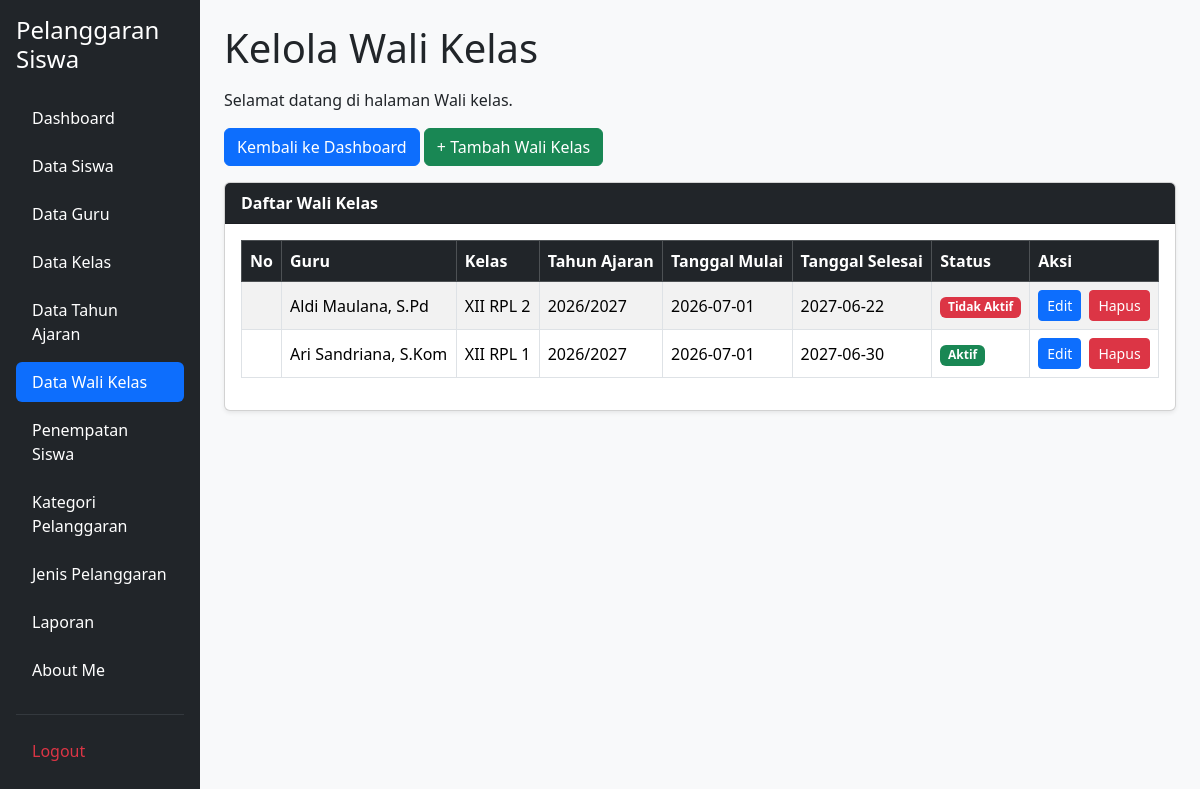
The page /kelola_wali_kelas.php (signed in) on the database its author committed.
### tables this page shows
CREATE TABLE `t_wali_kelas` (
  `id` int(11) NOT NULL,
  `tahun_ajaran_id` int(11) DEFAULT NULL,
  `kelas_id` int(11) DEFAULT NULL,
  `guru_id` int(11) DEFAULT NULL,
  `tanggal_mulai` date NOT NULL,
  `tanggal_selesai` date NOT NULL,
  `status_aktif` tinyint(1) NOT NULL,
  `created_at` timestamp NOT NULL DEFAULT current_timestamp(),
  `updated_at` timestamp NOT NULL DEFAULT current_timestamp()
);

CREATE TABLE `t_guru` (
  `id` int(11) NOT NULL,
  `nip` varchar(18) NOT NULL,
  `nama` varchar(150) DEFAULT NULL,
  `email` varchar(150) NOT NULL,
  `status_aktif` tinyint(1) NOT NULL,
  `user_id` int(11) NOT NULL,
  `created_at` timestamp NOT NULL DEFAULT current_timestamp(),
  `updated_at` timestamp NOT NULL DEFAULT current_timestamp()
);

CREATE TABLE `t_kelas` (
  `id` int(11) NOT NULL,
  `nama` varchar(100) DEFAULT NULL,
  `tingkat` varchar(20) NOT NULL,
  `jurusan` varchar(100) NOT NULL,
  `status_aktif` tinyint(1) NOT NULL,
  `created_at` timestamp NOT NULL DEFAULT current_timestamp(),
  `updated_at` timestamp NOT NULL DEFAULT current_timestamp()
);

CREATE TABLE `t_tahun_ajaran` (
  `id` int(11) NOT NULL,
  `nama` varchar(20) DEFAULT NULL,
  `tanggal_mulai` date NOT NULL,
  `tanggal_selesai` date NOT NULL,
  `status_aktif` tinyint(1) NOT NULL,
  `created_at` timestamp NOT NULL DEFAULT current_timestamp(),
  `updated_at` timestamp NOT NULL DEFAULT current_timestamp()
);

### kelola_wali_kelas.php (the view, shortened to what this page needs)
<?php
include 'config/koneksi.php';
$sql = "SELECT
            w.*,
            k.nama AS nama_kelas,
            g.nama AS nama_guru,
            t.nama AS tahun_ajaran
        FROM t_wali_kelas w
        LEFT JOIN t_kelas k ON w.kelas_id = k.id
        LEFT JOIN t_guru g ON w.guru_id = g.id
        LEFT JOIN t_tahun_ajaran t ON w.tahun_ajaran_id = t.id
        ORDER BY w.id DESC";
$hasil = mysqli_query($koneksi, $sql);
?>
<!DOCTYPE html>
<html lang="id">
<head>
    <link href="https://cdn.jsdelivr.net/npm/bootstrap@5.3.8/dist/css/bootstrap.min.css"
        rel="stylesheet">
    <link href="https://cdn.datatables.net/2.3.4/css/dataTables.bootstrap5.min.css"
        rel="stylesheet">
</head>
<body>
    <div class="container-fluid">
        <div class="row">
            <?php include 'layout/sidebar.php'; ?>
            <main class="col-md-9 col-lg-10 p-4">
                <h1 class="mb-3">Kelola Wali Kelas</h1>
                <p>Selamat datang di halaman Wali kelas.</p>
                <div class="mb-3">
                    <a href="dashboard.php" class="btn btn-primary">
                        Kembali ke Dashboard
                    </a>
                    <a href="tambah_wali_kelas.php" class="btn btn-success">
                        + Tambah Wali Kelas
                    </a>
                </div>
                <div class="card shadow-sm">
                    <div class="card-header">
                        Daftar Wali Kelas
                    </div>
                    <div class="card-body">
                        <div class="table-responsive">
                            <table id="tabelWaliKelas"
                                class="table table-striped table-bordered table-hover align-middle w-100">
                                <thead class="table-dark">
                                    <tr>
                                        <th>No</th>
                                        <th>Guru</th>
                                        <th>Kelas</th>
                                        <th>Tahun Ajaran</th>
                                        <th>Tanggal Mulai</th>
                                        <th>Tanggal Selesai</th>
                                        <th>Status</th>
                                        <th>Aksi</th>
                                    </tr>
                                </thead>
                                <tbody>
                                    <?php while ($row = mysqli_fetch_assoc($hasil)) { ?>
                                        <tr>
                                            <td></td>
                                            <td>
                                                <?= htmlspecialchars($row['nama_guru'] ?? '-') ?>
                                            </td>
                                             <td>
                                                <?= htmlspecialchars($row['nama_kelas'] ?? '-') ?>
                                            </td>
                                            <td>
                                            <?= htmlspecialchars($row['tahun_ajaran'] ?? '-') ?>
                                            </td>
                                            <td>
                                                <?= htmlspecialchars($row['tanggal_mulai'] ?? '-') ?>
                                            </td>
                                            <td>
                                                <?= htmlspecialchars($row['tanggal_selesai'] ?? '-') ?>
                                            </td>
                                            <td>
                                                <?php if ((int) ($row['status_aktif'] ?? 0) === 1) { ?>
                                                    <span class="badge bg-success">
                                                        Aktif
                                                    </span>
                                                <?php } else { ?>
                                                    <span class="badge bg-danger">
                                                        Tidak Aktif
                                                    </span>
                                                <?php } ?>
                                            </td>
                                            <td>
                                                <div class="d-flex gap-2">
                                                    <a href="edit_wali_kelas.php?id=<?= urlencode((string) $row['id']) ?>"
                                                        class="btn btn-primary btn-sm">
                                                        Edit
                                                    </a>
                                                    <a href="hapus_wali_kelas.php?id=<?= urlencode((string) $row['id']) ?>"
                                                        class="btn btn-danger btn-sm"
                                                        onclick="return confirm('Yakin ingin menghapus data wali kelas ini?');">
                                                        Hapus
                                                    </a>
                                                </div>
                                            </td>
                                        </tr>
                                    <?php } ?>
                                </tbody>
                            </table>
                        </div>
                    </div>
                </div>
            </main>
        </div>
    </div>
</body>
</html>

### kelola_wali_kelas.php (style rules this page uses)
body { background-color: #f8f9fa; }
.card-header { background-color: #212529; color: white; font-weight: bold; }
.table thead th { white-space: nowrap; }
.table td { vertical-align: middle; }

### rows shown on the page
t_wali_kelas: guru.nama "Aldi Maulana, S.Pd", kelas.nama "XII RPL 2", tahun_ajaran.nama "2026/2027", tanggal_mulai "2026-07-01", tanggal_selesai "2027-06-22", status_aktif "Tidak Aktif"
t_wali_kelas: guru.nama "Ari Sandriana, S.Kom", kelas.nama "XII RPL 1", tahun_ajaran.nama "2026/2027", tanggal_mulai "2026-07-01", tanggal_selesai "2027-06-30", status_aktif "Aktif"
